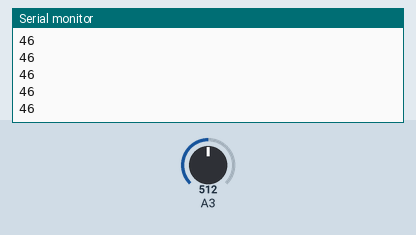
The sketch below on a simulated Arduino Uno, built with avr-gcc and run on an emulated ATmega328P. Parts: the last lines printed to the serial monitor. The inputs (shaded band) are chosen by the test bench; at power-on: A3 = 512.

Above: at 1.2 s.
1.3 s: A3 set to 716
At 2.3 s:
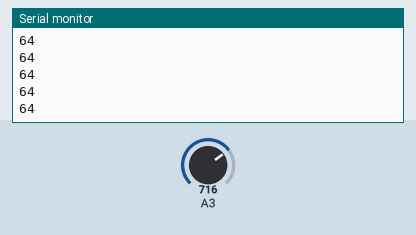
2.8 s: A3 set to 900
At 3.3 s:
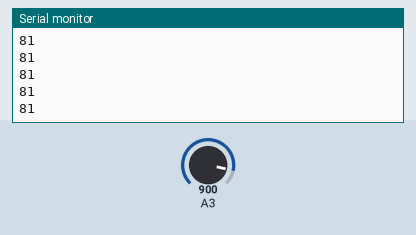
Timing chart, 0 to 5.8 s (numbered marks = the images above; inputs shaded):
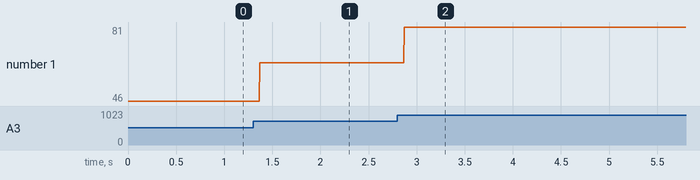

Measured:
- after the input at 1.3 s, the serial monitor: prints a new line after 0.07 s (image 1)
- after the input at 2.8 s, the serial monitor: prints a new line after 0.07 s (image 2)
- plotted number 1: 46 → 64 after the input at 1.3 s, 64 → 81 after the input at 2.8 s

The sketch:

ir.ino
```cpp
void setup() {
  // put your setup code here, to run once:
  Serial.begin(9600);

}

void loop() {
  // put your main code here, to run repeatedly:
  int ir = analogRead(A3);
  int y = map(ir, 0, 100, 0, 9);
  Serial.println(y);

}
```
